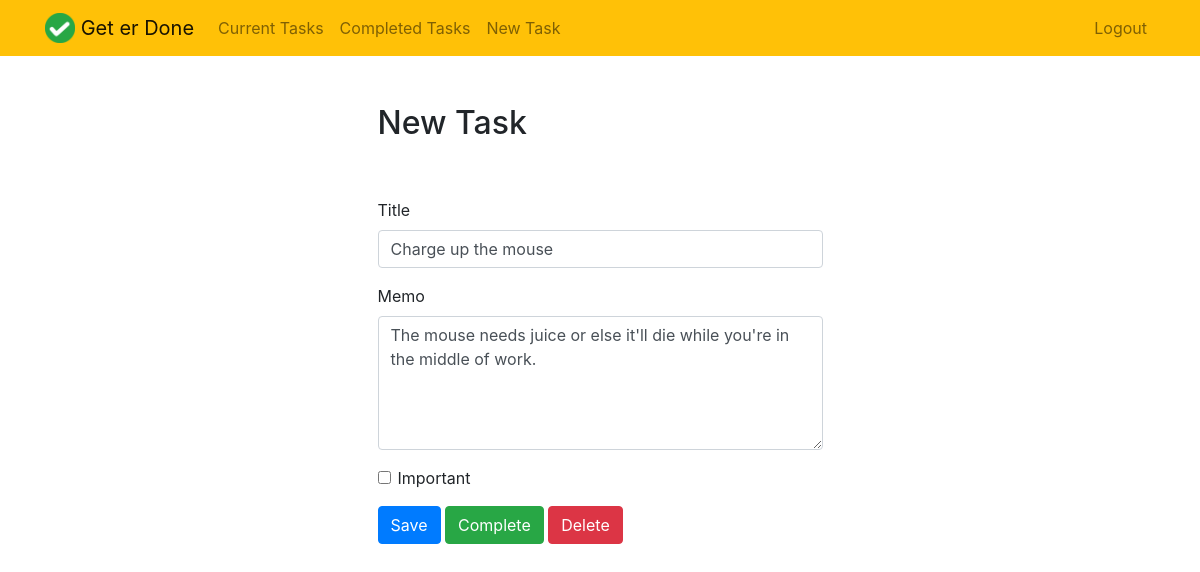
Page /todo/7/ (signed in) on the committed database.
### todo/models.py (models this page shows, shortened)
class Todo(models.Model):
    title = models.CharField(max_length=150)
    memo = models.TextField(max_length=500, blank=True)
    created = models.DateTimeField(auto_now_add=True)
    completed = models.DateTimeField(null=True, blank=True)
    important = models.BooleanField(default=False)
    user = models.ForeignKey(User, on_delete=models.CASCADE)

### todo/views.py (the view, shortened to what this page needs)
# urls.py: path('todo/<int:todo_pk>/', views.viewtodo, name='viewtodo'),
@login_required
def viewtodo(request, todo_pk):
    todo = get_object_or_404(Todo, pk=todo_pk, user=request.user)
    if request.method == 'GET':
        form = TodoForm(instance=todo)
        return render(request, 'todo/viewtodo.html', {'todo': todo, 'form': form})

### todo/forms.py
class TodoForm(ModelForm):
    class Meta:
        model = Todo
        fields = ['title', 'memo', 'important']

### todo/templates/todo/viewtodo.html (shortened to what this page needs)
{% extends 'todo/base.html' %}
{% block content %}
    <div class="row justify-content-center mt-5">
        <div class="col-md-5">
            <h2>New Task</h2>
        </div>
    </div>
    <div class="row justify-content-center mt-5">
        <div class="col-md-5">
            <form method="POST">
                <div class="form-group">
                    <label for="title">Title</label>
                    <input type="text" name="title" class="form-control" id="title" value="{{ todo.title }}" required>
                </div>
                <div class="form-group">
                    <label for="memo">Memo</label>
                    <textarea name="memo" rows="5" class="form-control" id="memo" >{{ todo.memo }}</textarea>
                </div>
                <div class="form-group form-check">
                    <input type="checkbox" name="important" class="form-check-input" id="important" {% if todo.important %}checked{% endif %}>
                    <label class="form-check-label" for="important">Important</label>
                </div>
                <button type="submit" class="btn btn-primary">Save</button>
                <button type="button" class="btn btn-success" onclick="$('#complete').click()">Complete</button>
                <button type="button" class="btn btn-danger" onclick="$('#delete').click()">Delete</button>
            </form>
        </div>
    </div>
{% endblock content %}

### rows in the picture
Todo: title "Charge up the mouse", memo "The mouse needs juice or else it'll die while you're in the middle of work."
